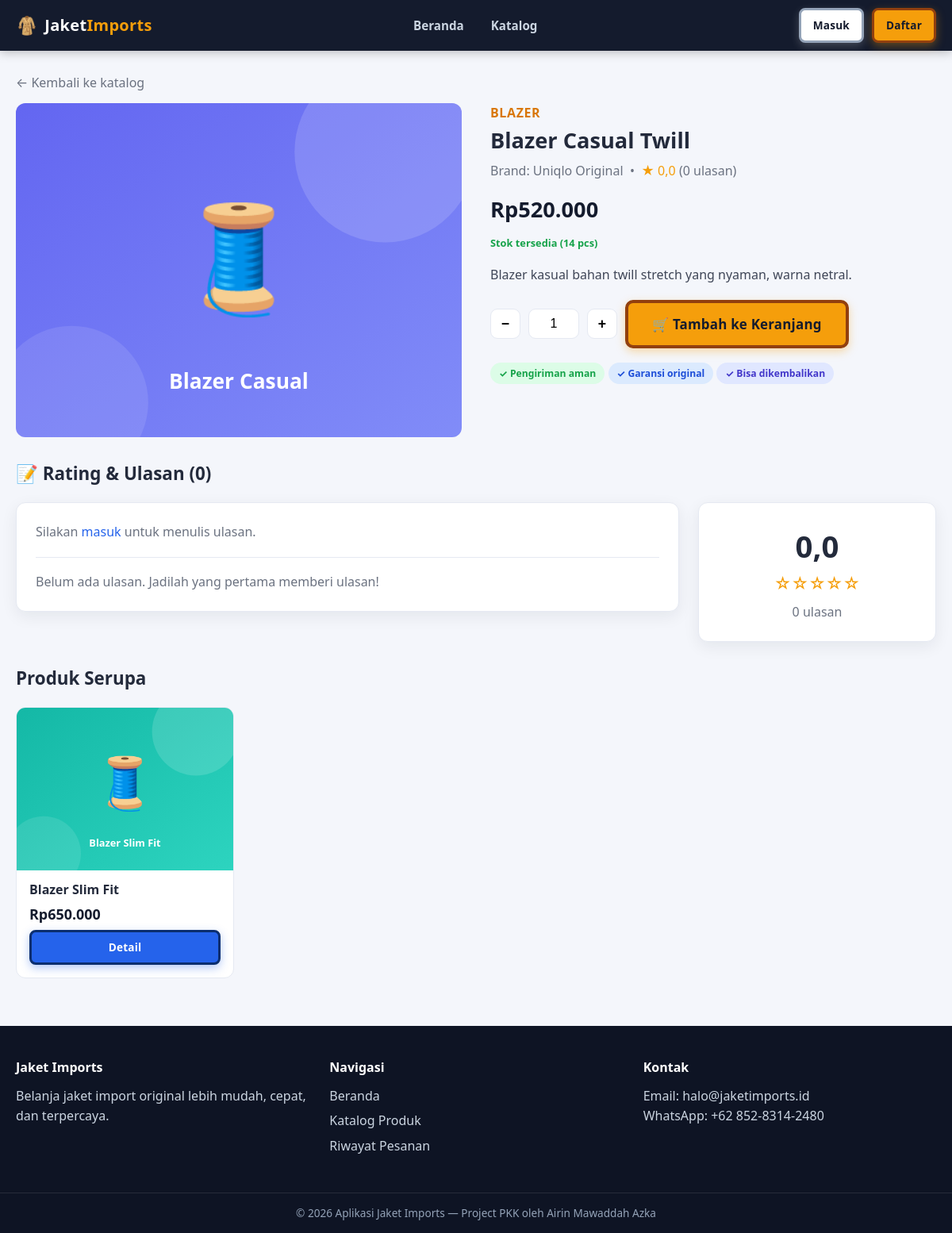
/produk.php?id=10, run on the app's committed database.
### tables this page shows
CREATE TABLE IF NOT EXISTS products (
  id INT UNSIGNED AUTO_INCREMENT PRIMARY KEY,
  category_id INT UNSIGNED DEFAULT NULL,
  name VARCHAR(150) NOT NULL,
  brand VARCHAR(80) NOT NULL DEFAULT 'Jacket Imports',
  description TEXT DEFAULT NULL,
  price DECIMAL(12,2) NOT NULL DEFAULT 0,
  stock INT NOT NULL DEFAULT 0,
  image VARCHAR(255) DEFAULT NULL,
  is_active TINYINT(1) NOT NULL DEFAULT 1,
  created_at TIMESTAMP DEFAULT CURRENT_TIMESTAMP,
  FOREIGN KEY (category_id) REFERENCES categories(id) ON DELETE SET NULL
);

CREATE TABLE IF NOT EXISTS categories (
  id INT UNSIGNED AUTO_INCREMENT PRIMARY KEY,
  name VARCHAR(80) NOT NULL,
  slug VARCHAR(100) NOT NULL UNIQUE
);

### includes/functions.php (called while the page is built, shortened)
<?php
function e($str) {
    return htmlspecialchars((string)$str, ENT_QUOTES, 'UTF-8');
}
function url($path = '') {
    return BASE_URL . '/' . ltrim($path, '/');
}
function rupiah($angka) {
    return 'Rp' . number_format((float)$angka, 0, ',', '.');
}
function product_image($product) {
    $img = $product['image'] ?? null;
    if ($img && file_exists(__DIR__ . '/../images/' . $img)) {
        return url('images/' . $img);
    }
    return url('images/placeholder.svg');
}
function product_rating_avg($productId) {
    global $pdo;
    $st = $pdo->prepare('SELECT AVG(rating), COUNT(*) FROM reviews WHERE product_id = ?');
    $st->execute([$productId]);
    return $st->fetch(PDO::FETCH_NUM);
}

### includes/auth.php (called while the page is built, shortened)
<?php
function current_user() {
    return $_SESSION['user'] ?? null;
}

### produk.php (the view, shortened to what this page needs)
<?php
require_once __DIR__ . '/includes/header.php';
$id = (int)($_GET['id'] ?? 0);
$st = $pdo->prepare(
    "SELECT p.*, c.name AS category_name, c.id AS category_id FROM products p
     LEFT JOIN categories c ON c.id = p.category_id WHERE p.id = ?"
);
$st->execute([$id]);
$product = $st->fetch();
$reviews = $pdo->prepare(
    "SELECT r.*, u.name AS user_name FROM reviews r
     JOIN users u ON u.id = r.user_id WHERE r.product_id = ? ORDER BY r.id DESC"
);
$reviews->execute([$id]);
$reviews = $reviews->fetchAll();
$avg = product_rating_avg($id);
$avgRating = $avg[0] ?: 0;
$reviewCount = (int)$avg[1];
$similar = $pdo->prepare(
    "SELECT p.* FROM products p WHERE p.category_id = ? AND p.id <> ? AND p.is_active = 1 ORDER BY p.id DESC LIMIT 4"
);
$similar->execute([$product['category_id'], $id]);
$similar = $similar->fetchAll();
$user = current_user();
$alreadyReviewed = false;
?>
<div class="mb-2">
    <a class="text-muted" href="<?= url('katalog.php') ?>">← Kembali ke katalog</a>
</div>
<div class="detail-grid">
    <div class="detail-img">
        <img src="<?= e(product_image($product)) ?>" alt="<?= e($product['name']) ?>">
    </div>
    <div class="detail-info">
        <span class="cat" style="color:var(--accent-dark);font-weight:700;text-transform:uppercase;letter-spacing:.6px"><?= e($product['category_name'] ?? 'Umum') ?></span>
        <h1><?= e($product['name']) ?></h1>
        <div class="meta">Brand: <?= e($product['brand']) ?> &nbsp;•&nbsp;
            <span class="stars" style="color:var(--accent)">★ <?= number_format((float)$avgRating, 1, ',', '.') ?></span>
            (<?= $reviewCount ?> ulasan)
        </div>
        <div class="price-big"><?= rupiah($product['price']) ?></div>
        <p class="stock-label">
            <?php if ($product['stock'] > 10): ?>
                <span class="stock-ok">Stok tersedia (<?= (int)$product['stock'] ?> pcs)</span>
            <?php elseif ($product['stock'] > 0): ?>
                <span class="stock-low">Hampir habis! Sisa <?= (int)$product['stock'] ?> pcs</span>
            <?php else: ?>
                <span class="stock-out">Stok habis</span>
            <?php endif; ?>
        </p>
        <div class="detail-desc"><?= nl2br(e($product['description'])) ?></div>
        <?php if ($product['stock'] > 0): ?>
            <form method="post" action="<?= url('keranjang.php') ?>">
                <div class="qty-box">
                    <button type="button" class="qty-btn minus">−</button>
                    <input class="qty-input" name="qty" value="1" max="<?= (int)$product['stock'] ?>" inputmode="numeric">
                    <button type="button" class="qty-btn plus">+</button>
                    <button class="btn btn-primary btn-lg" type="submit">🛒 Tambah ke Keranjang</button>
                </div>
            </form>
        <?php else: ?>
            <button class="btn btn-lg btn-outline-dark" disabled>Stok Habis</button>
        <?php endif; ?>
        <div class="mt-3">
            <span class="badge badge-success">✓ Pengiriman aman</span>
            <span class="badge badge-info">✓ Garansi original</span>
            <span class="badge badge-primary">✓ Bisa dikembalikan</span>
        </div>
    </div>
</div>
<div class="section-head">
    <h2>📝 Rating & Ulasan (<?= $reviewCount ?>)</h2>
</div>
<div class="panel-grid">
    <div class="card">
        <div class="card-body">
            <?php if ($user && !$alreadyReviewed && !$product['stock'] == 0): ?>
                <form method="post" action="">
                    <?= csrf_field() ?>
                    <input type="hidden" name="submit_review" value="1">
                    <div class="form-group">
                        <label>Rating Anda</label>
                        <div class="stars-input">
                            <input type="radio" id="s1" name="rating" value="1"><label for="s1">★</label>
                            <input type="radio" id="s2" name="rating" value="2"><label for="s2">★</label>
                            <input type="radio" id="s3" name="rating" value="3"><label for="s3">★</label>
                            <input type="radio" id="s4" name="rating" value="4"><label for="s4">★</label>
                            <input type="radio" id="s5" name="rating" value="5" checked><label for="s5">★</label>
                        </div>
                    </div>
                    <div class="form-group">
                        <label for="comment">Komentar</label>
                        <textarea class="form-control" id="comment" name="comment" placeholder="Bagaimana pendapat Anda tentang produk ini?"></textarea>
                    </div>
                    <button class="btn btn-primary" type="submit">Kirim Ulasan</button>
                </form>
                <hr style="border:none;border-top:1px solid var(--border);margin:22px 0">
            <?php elseif (!$user): ?>
                <p class="text-muted">Silakan <a href="<?= url('auth/login.php') ?>">masuk</a> untuk menulis ulasan.</p>
                <hr style="border:none;border-top:1px solid var(--border);margin:18px 0">
            <?php elseif ($alreadyReviewed): ?>
                <p class="text-muted">Anda sudah memberikan ulasan untuk produk ini. Terima kasih!</p>
                <hr style="border:none;border-top:1px solid var(--border);margin:18px 0">
            <?php endif; ?>
            <?php if (!$reviews): ?>
                <p class="text-muted">Belum ada ulasan. Jadilah yang pertama memberi ulasan!</p>
            <?php endif; ?>
        </div>
    </div>
    <div class="card summary-box">
        <div class="card-body text-center">
            <div style="font-size:2.4rem;font-weight:800"><?= number_format((float)$avgRating, 1, ',', '.') ?></div>
            <div class="stars" style="color:var(--accent);font-size:1.3rem"><?= str_repeat('★', (int)round((float)$avgRating)) ?><?= str_repeat('☆', 5 - (int)round((float)$avgRating)) ?></div>
            <p class="text-muted mt-1"><?= $reviewCount ?> ulasan</p>
        </div>
    </div>
</div>
<?php if ($similar): ?>
    <div class="section-head">
        <h2>Produk Serupa</h2>
    </div>
    <div class="grid">
        <?php foreach ($similar as $p): ?>
            <div class="product-card">
                <a class="thumb" href="<?= url('produk.php?id=' . $p['id']) ?>">
                    <img src="<?= e(product_image($p)) ?>" alt="<?= e($p['name']) ?>">
                </a>
                <div class="body">
                    <h3><?= e($p['name']) ?></h3>
                    <span class="price"><?= rupiah($p['price']) ?></span>
                    <div class="foot">
                        <a class="btn btn-sm btn-info" href="<?= url('produk.php?id=' . $p['id']) ?>">Detail</a>
                    </div>
                </div>
            </div>
        <?php endforeach; ?>
    </div>
<?php endif; ?>
<?php require_once __DIR__ . '/includes/footer.php'; ?>

### assets/css/style.css (style rules this page uses)
* { box-sizing: border-box; margin: 0; padding: 0; }
body { font-family: 'Segoe UI', system-ui, -apple-system, Roboto, Arial, sans-serif; background: var(--bg); color: var(--text); line-height: 1.6; min-height: 100vh; display: flex; flex-direction: column; }
a { color: var(--info); text-decoration: none; }
img { max-width: 100%; display: block; }
.btn { display: inline-flex; align-items: center; justify-content: center; gap: 8px; padding: 12px 22px; border-radius: 10px; border: 4px solid transparent; font-size: .95rem; font-weight: 800; letter-spacing: .2px; cursor: pointer; transition: .2s; font-family: inherit; }
.btn-primary { background: var(--accent); color: #141b2d; border-color: #92400e; box-shadow: 0 4px 12px rgba(245, 158, 11, .35); }
.btn-info { background: var(--info); color: #fff; border-color: #0b2e6f; box-shadow: 0 4px 12px rgba(37, 99, 235, .35); }
.btn-sm { padding: 8px 15px; font-size: .85rem; border-radius: 8px; border-width: 3px; }
.btn-lg { padding: 15px 30px; font-size: 1.06rem; }
.card { background: var(--card); border: 1px solid var(--border); border-radius: var(--radius); box-shadow: var(--shadow); }
.card-body { padding: 24px; }
.grid { display: grid; grid-template-columns: repeat(auto-fill, minmax(240px, 1fr)); gap: 20px; }
.section-head { display: flex; align-items: center; justify-content: space-between; margin: 28px 0 18px; }
.section-head h2 { font-size: 1.4rem; font-weight: 800; }
.product-card { background: var(--card); border: 1px solid var(--border); border-radius: var(--radius); overflow: hidden; transition: .25s; display: flex; flex-direction: column; }
.product-card .thumb { aspect-ratio: 4/3; background: #f1f3f9; overflow: hidden; display: flex; align-items: center; justify-content: center; }
.product-card .thumb img { width: 100%; height: 100%; object-fit: cover; }
.product-card .body { padding: 14px 16px 16px; display: flex; flex-direction: column; gap: 6px; flex: 1; }
.product-card h3 { font-size: 1rem; font-weight: 700; line-height: 1.3; }
.product-card .price { font-size: 1.12rem; font-weight: 800; color: var(--dark); }
.product-card .foot { margin-top: auto; display: flex; gap: 8px; }
.product-card .foot .btn { flex: 1; }
.stock-label { font-size: .8rem; }
.stock-ok { color: var(--success); font-weight: 700; }
.badge { display: inline-block; padding: 4px 11px; border-radius: 20px; font-size: .76rem; font-weight: 700; }
.badge-info { background: #dbeafe; color: #1d4ed8; }
.badge-primary { background: #e0e7ff; color: #4338ca; }
.badge-success { background: #dcfce7; color: var(--success); }
.panel-grid { display: grid; grid-template-columns: 1fr 300px; gap: 24px; align-items: start; }
.summary-box { position: sticky; top: 84px; }
.detail-grid { display: grid; grid-template-columns: 1fr 1fr; gap: 36px; align-items: start; }
.detail-img { background: #f1f3f9; border-radius: var(--radius); overflow: hidden; }
.detail-info h1 { font-size: 1.7rem; font-weight: 800; margin-bottom: 4px; }
.detail-info .meta { color: var(--muted); margin-bottom: 14px; }
.detail-info .price-big { font-size: 1.7rem; font-weight: 800; color: var(--dark); margin: 10px 0; }
.detail-desc { margin: 18px 0; color: #3f4657; }
.qty-box { display: flex; align-items: center; gap: 10px; margin: 16px 0; }
.qty-box .qty-btn { width: 38px; height: 38px; border-radius: 9px; border: 1px solid var(--border); background: #fff; font-size: 1.1rem; cursor: pointer; font-weight: 700; }
.qty-box .qty-input { width: 64px; height: 38px; text-align: center; border: 1px solid var(--border); border-radius: 9px; font-size: 1rem; }
.text-center { text-align: center; }
.text-muted { color: var(--muted); }
.mt-1 { margin-top: 6px; }
.mt-3 { margin-top: 18px; }
.mb-2 { margin-bottom: 12px; }

### data on the page
products: image (picture), category.name "BLAZER", name "Blazer Casual Twill", brand "Uniqlo Original", price "Rp520.000", stock "14", description "Blazer kasual bahan twill stretch yang nyaman, warna netral."
products: image (picture), name "Blazer Slim Fit", price "Rp650.000"

### other printed values
$avgRating "0,0"
$reviewCount "0"
str_repeat('☆', 5 - (int)round((float)$avgRating)) "☆☆☆☆☆"
